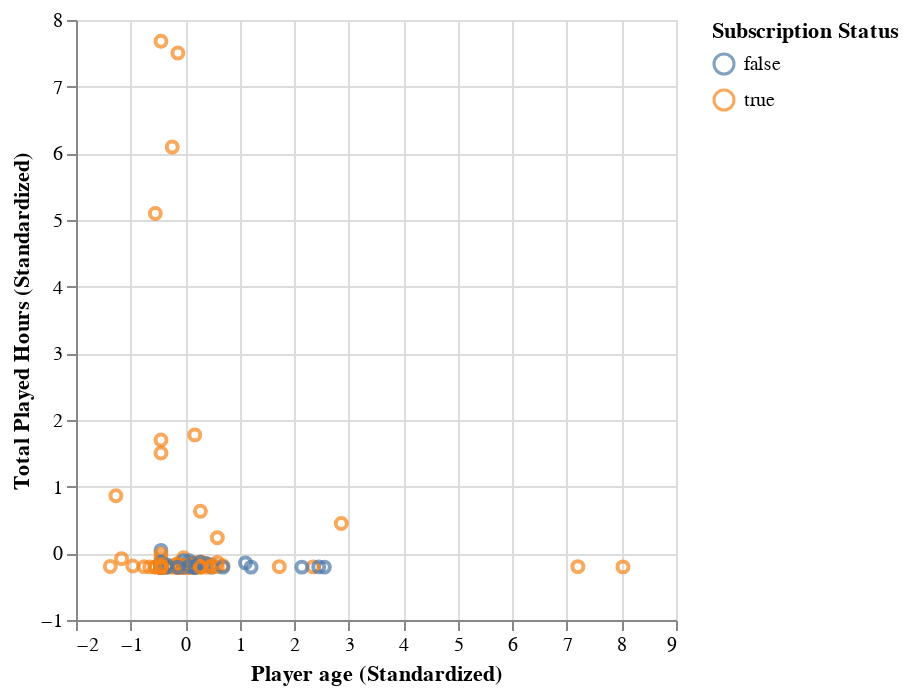

Notebook code cell kept with this figure:
### Markdown cell above
#### 3. Create a scatterplot to visualize the relationship between age and played hours with subscription status

### Code cell
player_plot = alt.Chart(player_train).mark_point().encode(
    x=alt.X('age').title('Player age (Standardized)'),
    y=alt.Y('played_hours').title('Total Played Hours (Standardized)'),
    color=alt.Color('subscribe').title('Subscription Status')
)
player_plot

### Figure 1 — Vega specification as saved in the notebook (floating-point values rounded to 4 significant figures; data arrays with more than 128 entries replaced by an {"elided": "..."} marker saying what was removed)
{"$schema": "https://vega.github.io/schema/vega/v5.json", "data": [{"name": "source_0", "values": {"elided": "156 records"}}, {"name": "source_0_x_domain_age", "values": [{"min": -1.372, "max": 8.028}]}, {"name": "source_0_y_domain_played_hours", "values": [{"min": -0.2067, "max": 7.681}]}, {"name": "source_0_color_domain_subscribe", "values": [{"subscribe": true}, {"subscribe": false}]}], "marks": [{"type": "symbol", "name": "marks", "from": {"data": "source_0"}, "encode": {"update": {"opacity": {"value": 0.7}, "x": {"field": "age", "scale": "x"}, "y": {"field": "played_hours", "scale": "y"}, "fill": {"value": "transparent"}, "stroke": {"field": "subscribe", "scale": "color"}}}, "style": ["point"]}], "scales": [{"name": "x", "type": "linear", "domain": [{"signal": "(data(\"source_0_x_domain_age\")[0] || {}).min"}, {"signal": "(data(\"source_0_x_domain_age\")[0] || {}).max"}], "range": [0, {"signal": "width"}], "zero": true, "nice": true}, {"name": "y", "type": "linear", "domain": [{"signal": "(data(\"source_0_y_domain_played_hours\")[0] || {}).min"}, {"signal": "(data(\"source_0_y_domain_played_hours\")[0] || {}).max"}], "range": [{"signal": "height"}, 0], "zero": true, "nice": true}, {"name": "color", "type": "ordinal", "domain": {"data": "source_0_color_domain_subscribe", "field": "subscribe", "sort": true}, "range": "category"}], "axes": [{"scale": "x", "minExtent": 0, "gridScale": "y", "zindex": 0, "ticks": false, "domain": false, "orient": "bottom", "labels": false, "aria": false, "grid": true, "tickCount": {"signal": "ceil(width/40)"}, "maxExtent": 0}, {"scale": "y", "maxExtent": 0, "zindex": 0, "labels": false, "gridScale": "x", "tickCount": {"signal": "ceil(height/40)"}, "grid": true, "domain": false, "aria": false, "minExtent": 0, "ticks": false, "orient": "left"}, {"scale": "x", "title": "Player age (Standardized)", "labelFlush": true, "grid": false, "zindex": 0, "tickCount": {"signal": "ceil(width/40)"}, "orient": "bottom", "labelOverlap": true}, {"scale": "y", "grid": false, "labelOverlap": true, "orient": "left", "title": "Total Played Hours (Standardized)", "tickCount": {"signal": "ceil(height/40)"}, "zindex": 0}], "height": 300, "background": "white", "width": 300, "style": "cell", "padding": 5, "legends": [{"title": "Subscription Status", "stroke": "color", "symbolType": "circle", "encode": {"symbols": {"update": {"fill": {"value": "transparent"}, "opacity": {"value": 0.7}}}}}]}
